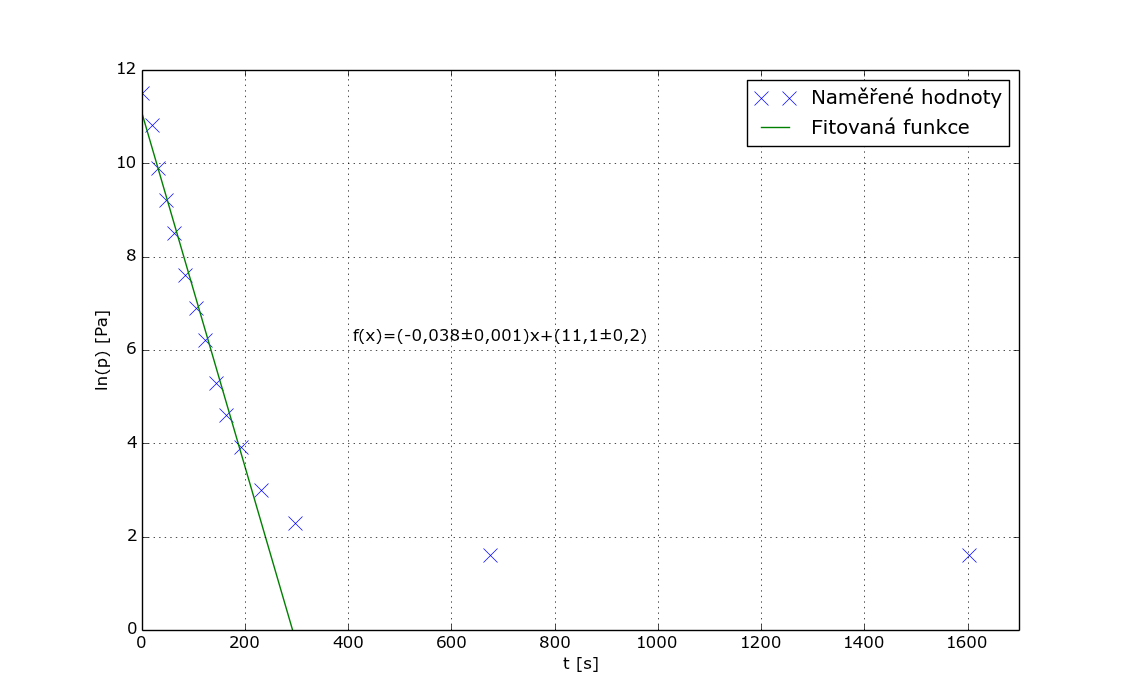

Reproduce this figure in Python.
# -*- coding: utf-8 -*-
import os
import numpy as np
from numpy import log as ln
from numpy import log10 as log
from matplotlib import rc
rc('font', family='Verdana')
rc('figure', figsize=(1.6180*7,7))
import matplotlib.pyplot as plt
from scipy.optimize import curve_fit
import math

def cf(string):
    ret = float(string.replace(",", "."))
    return ret

def fc(flo):
    ret = str(flo)
    ret = ret.replace(".", ",")
    return ret

def round_by_err(x, x_err):
    x_err = round(x_err, -int(math.floor(math.log10(x_err))))
    x = round(x, -int(math.floor(math.log10(x_err))))
    return x, x_err

def get_pretty_param(value, error):
    val, err = round_by_err(value, error)
    pretty_param = "("+str(val)+u"\u00B1"+str(err)+")"
    pretty_param = pretty_param.replace(".", ",")
    return pretty_param

def get_named_param(param_str, value, error):
    named_param = param_str+" = "+get_pretty_param(value, error)
    return named_param

def func(x,a,b):
   return a*x+b

def script_name():
    return os.path.basename(os.path.realpath(__file__)).replace(".py", "")


def print_excel_params(ps, pe):
    delimeter = "\t"
    for i in range(0, len(ps)):
        print delimeter.join((str(i), fc(ps[i]), fc(pe[i])))

#x,y,z # z s errorama
d = np.loadtxt(script_name()+".txt", converters = {0: cf, 1: cf})
x,y = d[:,0],d[:,1]

dfit = d[d[:, 0] < 250]
popt,pcov = curve_fit(func, dfit[:,0], ln(dfit[:,1]))
y_fit = popt[0]*x+popt[1]

ps = popt
pe = np.sqrt(np.diag(pcov))

#print_excel_params(ps, pe)

print(get_named_param("a", ps[0], pe[0]))
print(get_named_param("b", ps[1], pe[1]))

#plt.errorbar(x,y,yerr=z)  # errorbary
plt.clf()
plt.plot(x,ln(y),'x', label=u"Naměřené hodnoty", ms=10)
plt.plot(x,y_fit, label=u"Fitovaná funkce")

# Kosmetika
plt.grid()
plt.legend()
plt.ylabel("ln(p) [Pa]")
plt.xlabel("t [s]")
plt.ylim(0,12)
plt.xlim(0,1700)

plt.text(410, 6.2, u'f(x)='+get_pretty_param(ps[0], pe[0])+'x+'+get_pretty_param(ps[1], pe[1])+'', fontsize=12)

# Uložení
plt.savefig(script_name()+".png")
plt.show()
